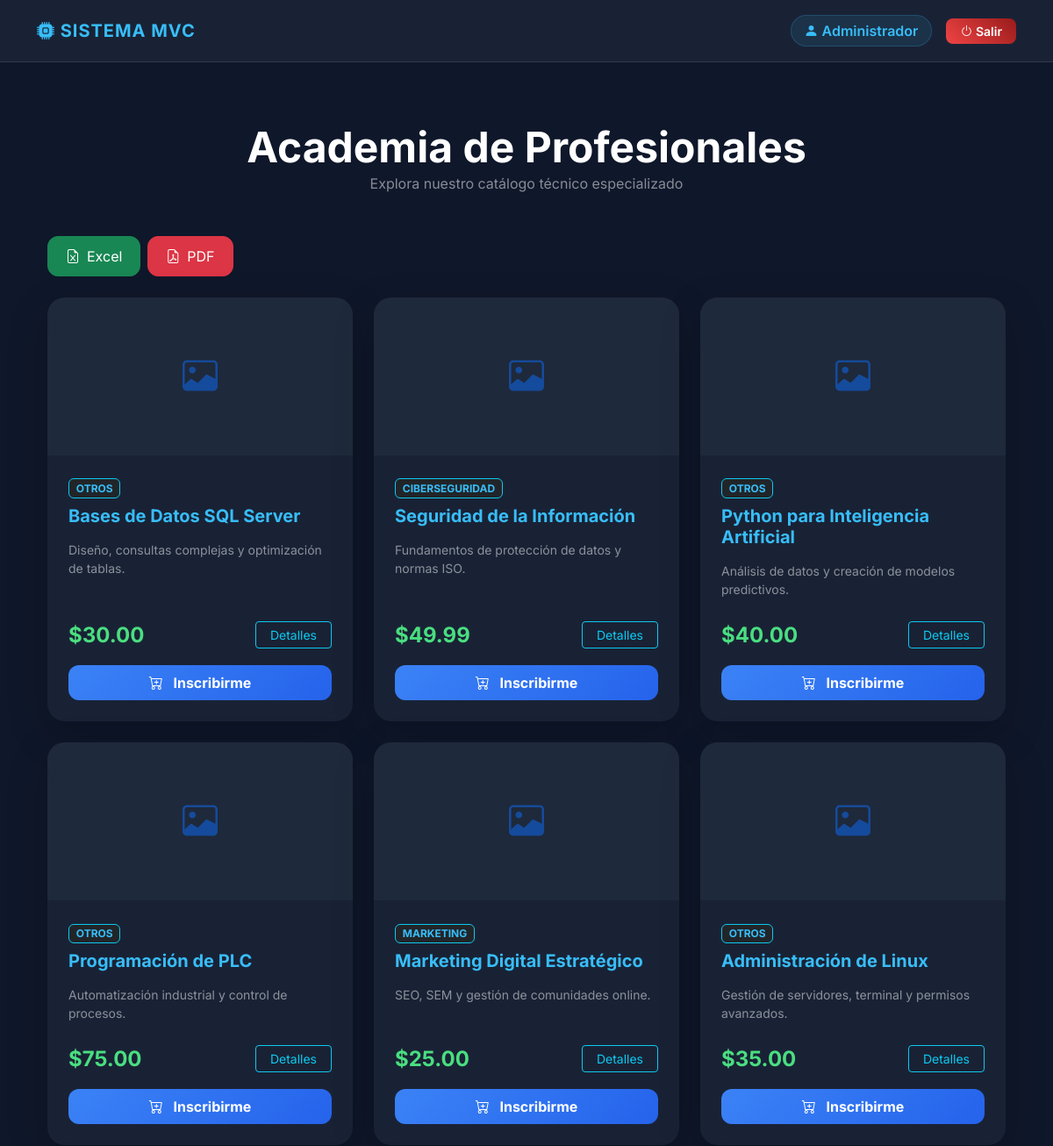
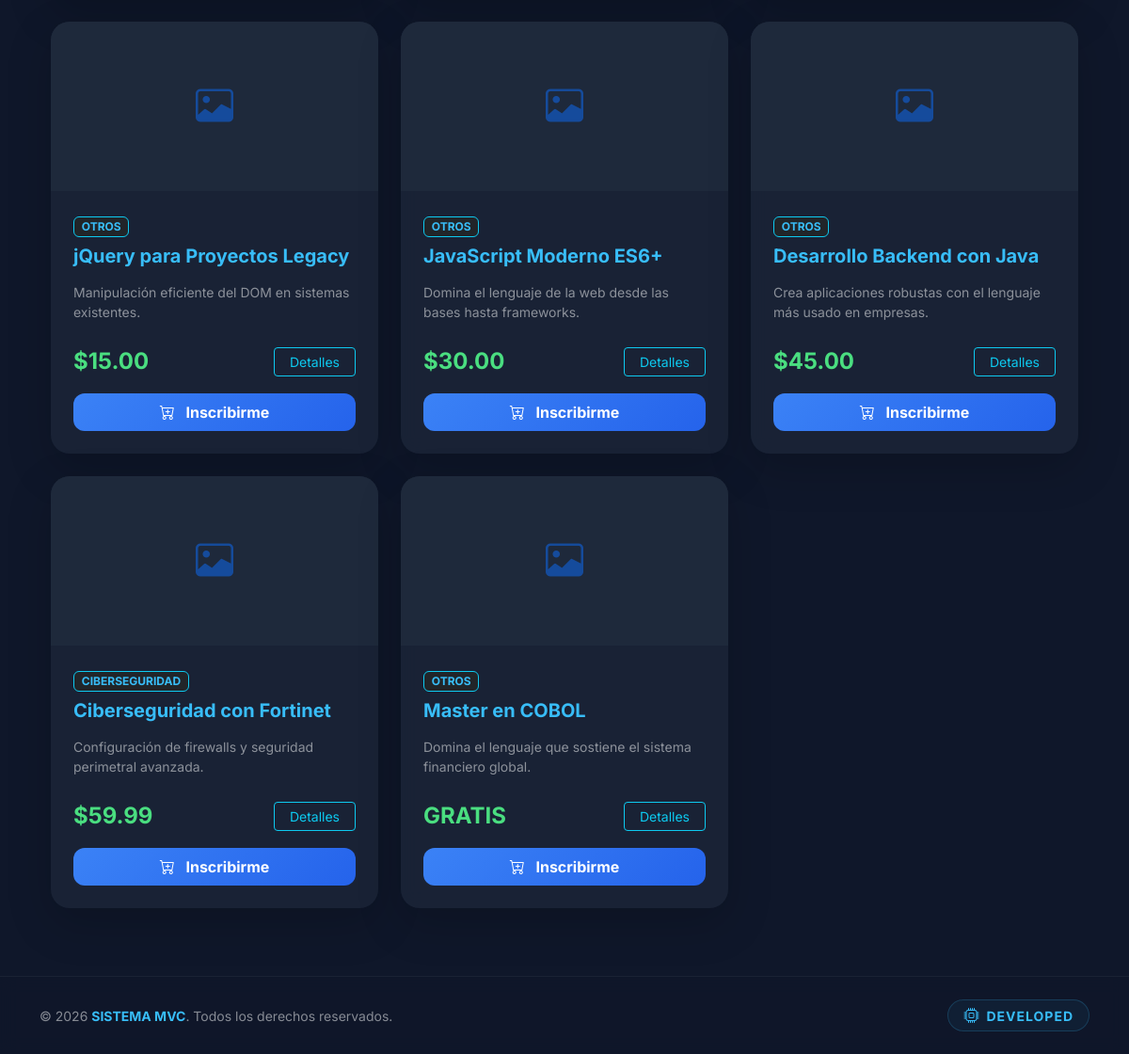
The app's page /tienda/public/index.php?url=cursos (signed in) with its own data (2 pictures, top to bottom).
### tables this page shows
CREATE TABLE `cursos` (
  `id` int(11) NOT NULL,
  `titulo` varchar(150) NOT NULL,
  `descripcion` text DEFAULT NULL,
  `precio` decimal(10,2) DEFAULT NULL,
  `imagen` varchar(255) DEFAULT 'default.jpg',
  `categoria` enum('marketing','ciberseguridad','otros') DEFAULT 'otros',
  `fecha_creacion` timestamp NOT NULL DEFAULT current_timestamp()
);

### tienda/app/Controllers/CourseController.php (called while the page is built, shortened)
<?php
class CourseController {
    private $courseModel;
    private $db;
    public function __construct($db) {
        $this->db = $db;
        $this->courseModel = new CourseModel($db);
    }
    public function index() {
        $usuario_id = $_SESSION['usuario_id'] ?? null;
        $cursos = $this->courseModel->obtenerTodos();
        $inscritos = [];
        if ($usuario_id) {
            $query = "SELECT curso_id FROM inscripciones WHERE usuario_id = :uid";
            $stmt = $this->db->prepare($query);
            $stmt->execute(['uid' => $usuario_id]);
            $inscritos = $stmt->fetchAll(\PDO::FETCH_COLUMN);
        }
        require_once APP_PATH . 'views/cursos/catalogo.php';
    }
}

### tienda/app/Models/CourseModel.php (called while the page is built, shortened)
<?php
class CourseModel {
    private $db;
    public function __construct($db) {
        $this->db = $db;
    }
    public function obtenerTodos() {
        try {
            $query = "SELECT * FROM cursos ORDER BY id DESC";
            return $this->db->query($query)->fetchAll(PDO::FETCH_ASSOC);
        } catch (\PDOException $e) {
            return $this->db->query("SELECT * FROM cursos")->fetchAll(PDO::FETCH_ASSOC);
        }
    }
}

### tienda/app/views/cursos/catalogo.php (the view, shortened to what this page needs)
<?php include '../app/views/servicios/layouts/header.php'; ?>
<div class="container py-5">
    <div class="mb-5 text-center">
        <h1 class="display-5 fw-bold text-white mb-0">Academia de Profesionales</h1>
        <p class="text-white-50">Explora nuestro catálogo técnico especializado</p>
    </div>
    <div class="d-flex gap-2 mb-4 justify-content-center justify-content-md-start">
        <a href="index.php?url=reporte-excel" class="btn btn-success d-flex align-items-center" style="border-radius: 12px; padding: 10px 20px;">
            <i class="bi bi-file-earmark-excel me-2"></i> Excel
        </a>
        <a href="index.php?url=reporte-pdf" class="btn btn-danger d-flex align-items-center" style="border-radius: 12px; padding: 10px 20px;">
            <i class="bi bi-file-earmark-pdf me-2"></i> PDF
        </a>
    </div>
    <div class="row">
        <?php foreach ($cursos as $curso): ?>
            <div class="col-md-4 mb-4">
                <div class="card h-100 border-0 shadow-lg card-hover" style="background: rgba(30, 41, 59, 0.7); border-radius: 20px; backdrop-filter: blur(10px); transition: 0.3s; overflow: hidden;">
                    <div style="height: 180px; overflow: hidden; background: #0f172a;">
                        <?php
                        $file = "public/img/cursos/" . $curso['imagen'];
                        if (!empty($curso['imagen']) && file_exists($file)): ?>
                            <img src="<?php echo $file; ?>" alt="<?php echo htmlspecialchars($curso['titulo']); ?>" style="width: 100%; height: 100%; object-fit: contain; padding: 10px;">
                        <?php else: ?>
                            <div style="width: 100%; height: 100%; display: flex; align-items: center; justify-content: center; background: #1e293b;">
                                <i class="bi bi-image text-primary" style="font-size: 2.5rem; opacity: 0.5;"></i>
                            </div>
                        <?php endif; ?>
                    </div>
                    <div class="card-body p-4 d-flex flex-column">
                        <div class="mb-2">
                            <span class="badge bg-dark text-info border border-info"><?php echo strtoupper($curso['categoria']); ?></span>
                        </div>
                        <h5 class="card-title text-info fw-bold mb-3"><?php echo htmlspecialchars($curso['titulo']); ?></h5>
                        <p class="card-text text-white-50 small mb-4 flex-grow-1">
                            <?php echo htmlspecialchars($curso['descripcion']); ?>
                        </p>
                        <div class="mt-auto">
                            <div class="d-flex justify-content-between align-items-center mb-3">
                                <span class="text-success fw-bold fs-4">
                                    <?php echo ($curso['precio'] > 0) ? '$' . number_format($curso['precio'], 2) : 'GRATIS'; ?>
                                </span>
                                <a href="index.php?url=ver-curso&id=<?php echo $curso['id']; ?>" class="btn btn-outline-info btn-sm px-3">Detalles</a>
                            </div>
                            <?php if (isset($inscritos) && in_array($curso['id'], $inscritos)): ?>
                                <a href="index.php?url=ver-curso&id=<?php echo $curso['id']; ?>" class="btn btn-success w-100 fw-bold py-2" style="border-radius: 12px;">
                                    <i class="bi bi-play-circle me-2"></i> Ir al Curso
                                </a>
                            <?php else: ?>
                                <a href="index.php?url=comprar&id=<?php echo $curso['id']; ?>" class="btn btn-primary w-100 fw-bold py-2" style="border-radius: 12px; background: linear-gradient(135deg, #3b82f6, #2563eb); border: none;">
                                    <i class="bi bi-cart-plus me-2"></i> Inscribirme
                                </a>
                            <?php endif; ?>
                        </div>
                    </div>
                </div>
            </div>
        <?php endforeach; ?>
    </div>
</div>
<?php include '../app/views/servicios/layouts/footer.php'; ?>

### tienda/public/index.php (shortened to what this page needs)
<?php
require_once APP_PATH . 'Models/CourseModel.php';
require_once APP_PATH . 'Controllers/CourseController.php';
try {
    $db = (new Database())->getConnection();
} catch (\Exception $e) {
    die("Error de conexión: " . $e->getMessage());
}
$courseController = new CourseController($db);
$url = $_GET['url'] ?? 'login';
switch ($url) {
    case 'cursos':
        $courseController->index();
        break;
}

### tienda/app/views/servicios/layouts/header.php (shortened to what this page needs)
<!DOCTYPE html>
<html lang="es">
<head>
<link href="https://cdn.jsdelivr.net/npm/bootstrap@5.3.0/dist/css/bootstrap.min.css" rel="stylesheet">
<link rel="stylesheet" href="https://cdn.jsdelivr.net/npm/bootstrap-icons@1.11.0/font/bootstrap-icons.css">
</head>
<body>
<nav class="navbar navbar-expand-lg navbar-dark navbar-custom sticky-top">
<div class="container">
<a class="navbar-brand" href="index.php?url=dashboard">
<i class="bi bi-cpu-fill"></i> SISTEMA MVC
</a>
<div class="navbar-nav ms-auto align-items-center">
<div class="user-badge me-3">
<i class="bi bi-person-fill"></i> <?php echo $_SESSION['usuario_nombre'] ?? 'Invitado'; ?>
</div>
<a class="btn btn-danger btn-sm btn-logout px-3" href="index.php?url=logout">
<i class="bi bi-power"></i> Salir
</a>
</div>
</div>
</nav>
<div class="container main-content">

### tienda/app/views/servicios/layouts/footer.php (shortened to what this page needs)
</div> <footer class="footer mt-5 py-4" style="background: rgba(15, 23, 42, 0.8); backdrop-filter: blur(10px); border-top: 1px solid rgba(255, 255, 255, 0.05);">
<div class="container">
<div class="row align-items-center">
<div class="col-md-6 text-center text-md-start mb-3 mb-md-0">
<p class="mb-0 text-white-50 small">
&copy; <?php echo date('Y'); ?> <span class="text-info fw-bold">SISTEMA MVC</span>.
Todos los derechos reservados.
</p>
</div>
<div class="col-md-6 text-center text-md-end">
<div class="d-inline-flex align-items-center px-3 py-1 rounded-pill" style="background: rgba(56, 189, 248, 0.05); border: 1px solid rgba(56, 189, 248, 0.2);">
<i class="bi bi-cpu text-info me-2"></i>
<small class="text-info fw-bold" style="letter-spacing: 1px;">DEVELOPED</small>
</div>
</div>
</div>
</div>
</footer>
</body>
</html>

### tienda/app/views/servicios/layouts/header.php (style rules this page uses)
body { font-family: 'Inter', sans-serif; background-color: #0f172a; color: #f8fafc; min-height: 100vh; }
.navbar-custom { background: rgba(30, 41, 59, 0.7); backdrop-filter: blur(10px); border-bottom: 1px solid rgba(255, 255, 255, 0.1); padding: 15px 0; }
.navbar-brand { font-weight: 700; letter-spacing: 1px; color: #38bdf8 !important; text-transform: uppercase; }
.user-badge { background: rgba(56, 189, 248, 0.1); padding: 5px 15px; border-radius: 50px; border: 1px solid rgba(56, 189, 248, 0.2); color: #38bdf8; font-weight: 600; }
.btn-logout { background: linear-gradient(45deg, #ef4444, #991b1b); border: none; border-radius: 8px; transition: 0.3s; font-weight: 600; }
.main-content { padding-top: 20px; animation: fadeIn 0.8s ease-in-out; }

### tienda/app/views/cursos/catalogo.php (style rules this page uses)
.text-info { color: #38bdf8 !important; }
.text-success { color: #4ade80 !important; }

### tienda/app/views/servicios/layouts/footer.php (style rules this page uses)
body { display: flex; flex-direction: column; min-height: 100vh; }
.footer { margin-top: auto !important; }
html { scroll-behavior: smooth; }

### records on screen
cursos: categoria "OTROS", titulo "Bases de Datos SQL Server", descripcion "Diseño, consultas complejas y optimización de tablas.", precio "30.00"
cursos: categoria "CIBERSEGURIDAD", titulo "Seguridad de la Información", descripcion "Fundamentos de protección de datos y normas ISO.", precio "49.99"
cursos: categoria "OTROS", titulo "Python para Inteligencia Artificial", descripcion "Análisis de datos y creación de modelos predictivos.", precio "40.00"
cursos: categoria "OTROS", titulo "Programación de PLC", descripcion "Automatización industrial y control de procesos.", precio "75.00"
cursos: categoria "MARKETING", titulo "Marketing Digital Estratégico", descripcion "SEO, SEM y gestión de comunidades online.", precio "25.00"
cursos: categoria "OTROS", titulo "Administración de Linux", descripcion "Gestión de servidores, terminal y permisos avanzados.", precio "35.00"
cursos: categoria "OTROS", titulo "jQuery para Proyectos Legacy", descripcion "Manipulación eficiente del DOM en sistemas existentes.", precio "15.00"
cursos: categoria "OTROS", titulo "JavaScript Moderno ES6+", descripcion "Domina el lenguaje de la web desde las bases hasta frameworks.", precio "30.00"
cursos: categoria "OTROS", titulo "Desarrollo Backend con Java", descripcion "Crea aplicaciones robustas con el lenguaje más usado en empresas.", precio "45.00"
cursos: categoria "CIBERSEGURIDAD", titulo "Ciberseguridad con Fortinet", descripcion "Configuración de firewalls y seguridad perimetral avanzada.", precio "59.99"
cursos: categoria "OTROS", titulo "Master en COBOL", descripcion "Domina el lenguaje que sostiene el sistema financiero global.", precio "GRATIS"

### other values on screen
$_SESSION['usuario_nombre'] "Administrador"
